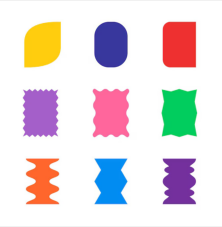
#> input picture CONTOURS/shapes.png, 222 x 227 px
$ jupyter execute contours.ipynb
#> lines starting #> are read from the running program, lines starting #| are printed output that depends on the picture; after the words box and inside, x2 and y2 are one past the last pixel; in counts of white or black regions, pixels touching at a corner belong together
[cell 1]
import cv2
import matplotlib.pyplot as plt
import numpy as np

[cell 2]
image = cv2.imread("./shapes.png")
#> image is the input picture: shape (227, 222, 3); mean B, G, R 222.3, 219.6, 228.9
image_rgb = cv2.cvtColor(image,cv2.COLOR_BGR2RGB)
image_grey = cv2.cvtColor(image,cv2.COLOR_BGR2GRAY)
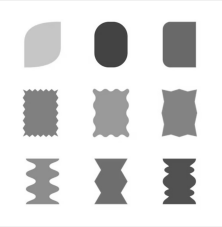
#> image_grey: shape (227, 222); min 62, max 255, mean 222.7

[cell 3]
plt.imshow(image_rgb)

[cell 4]
gray = cv2.Canny(image_grey,80,150)
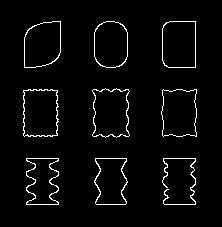
#> gray: shape (227, 222); 3.3% white in thin lines or dots, all inside (x1, y1, x2, y2) = (23, 21, 197, 205)

plt.imshow(gray,cmap="grey")

[cell 5]
contours, hierarcy = cv2.findContours(gray,cv2.RETR_LIST,cv2.CHAIN_APPROX_SIMPLE)
#> contours = 17 contours; largest, box (x1, y1, x2, y2) and area: (92, 88, 130, 138) 1545, (23, 89, 59, 137) 1540, (92, 88, 130, 138) 1506, (23, 89, 58, 137) 1490, (162, 21, 196, 68) 1486

contour_image = image.copy()
cv2.drawContours(contour_image,contours,-1,(0,255,0),2)
#> contour_image: shape (227, 222, 3); 10.32% of pixels changed, all inside (x1, y1, x2, y2) = (22, 20, 198, 206)

plt.figure(figsize=(10,5))

plt.subplot(1,3,1)
plt.imshow(image_rgb)
plt.title("Original Image")

plt.subplot(1,3,2)
plt.imshow(gray,cmap="grey")
plt.title("Mask")

plt.subplot(1,3,3)
plt.imshow(cv2.cvtColor(contour_image,cv2.COLOR_BGR2RGB))
plt.title("Contour Image")

plt.tight_layout()
plt.show()

[cell 6]
retval, binary = cv2.threshold(image_grey,200,255,cv2.THRESH_BINARY)
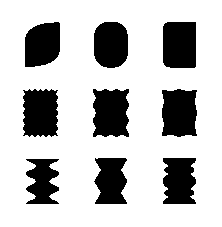
#> binary: shape (227, 222); 75.4% white; 9 black regions

contours, hierarcy = cv2.findContours(binary,cv2.RETR_LIST,cv2.CHAIN_APPROX_SIMPLE)
#> contours = 10 contours; largest, box (x1, y1, x2, y2) and area: (0, 0, 222, 227) 49946, (92, 88, 130, 138) 1616, (22, 88, 59, 138) 1602, (161, 88, 198, 138) 1581, (162, 21, 197, 69) 1569

contour_image = image.copy()
cv2.drawContours(contour_image,contours,-1,(0,255,0),2)
#> contour_image: shape (227, 222, 3); 13.8% of pixels changed, all inside (x1, y1, x2, y2) = (0, 0, 222, 227)

plt.figure(figsize=(10,5))

plt.subplot(1,3,1)
plt.imshow(image_rgb)
plt.title("Original Image")

plt.subplot(1,3,2)
plt.imshow(binary,cmap="grey")
plt.title("Mask")

plt.subplot(1,3,3)
plt.imshow(cv2.cvtColor(contour_image,cv2.COLOR_BGR2RGB))
plt.title("Contour Image")

plt.tight_layout()
plt.show()

[cell 7]
#working with colored image

lower_bound = np.array([120,100,0],dtype=np.uint8)
upper_bound = np.array([160,185,255],dtype=np.uint8)

image_hsv = cv2.cvtColor(image,cv2.COLOR_BGR2HSV)
#> image_hsv: shape (227, 222, 3); mean H, S, V 27.5, 48.1, 245.4
mask = cv2.inRange(image_hsv,lower_bound,upper_bound)
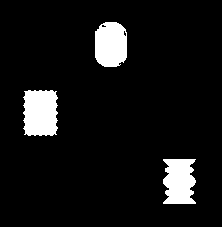
#> mask: shape (227, 222); 7.8% white; 3 white regions

contours, hierarcy = cv2.findContours(mask,cv2.RETR_LIST,cv2.CHAIN_APPROX_SIMPLE)
#> contours = 5 contours, 2 with area under 20; largest, box (x1, y1, x2, y2) and area: (23, 90, 58, 136) 1375, (95, 22, 127, 67) 1210, (163, 159, 196, 204) 1154

contour_image = image.copy()
cv2.drawContours(contour_image,contours,-1,(0,255,0),2)
#> contour_image: shape (227, 222, 3); 3.28% of pixels changed, all inside (x1, y1, x2, y2) = (22, 21, 197, 205)

plt.figure(figsize=(10,5))

plt.subplot(1,3,1)
plt.imshow(image_rgb)
plt.title("Original Image")

plt.subplot(1,3,2)
plt.imshow(mask,cmap="grey")
plt.title("Mask")

plt.subplot(1,3,3)
plt.imshow(cv2.cvtColor(contour_image,cv2.COLOR_BGR2RGB))
plt.title("Contour Image")

plt.tight_layout()
plt.show()
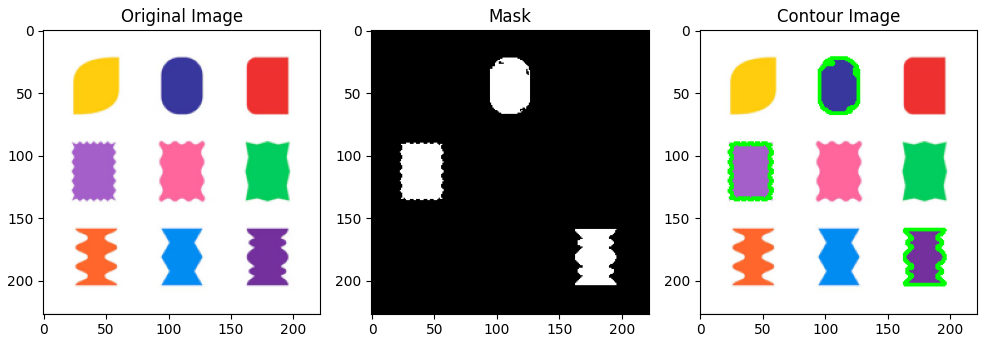
#> figure drawn by matplotlib, 3 panels

[cell 8]
# Working with grey scale

lower_bound = np.array([200],dtype=np.uint8)
upper_bound = np.array([255],dtype=np.uint8)

image_hsv = cv2.cvtColor(image,cv2.COLOR_BGR2HSV)
mask = cv2.inRange(image_grey,lower_bound,upper_bound)
#> mask: shape (227, 222); 75.5% white; 9 black regions

contours, hierarcy = cv2.findContours(mask,cv2.RETR_LIST,cv2.CHAIN_APPROX_SIMPLE)
#> contours = 10 contours; largest, box (x1, y1, x2, y2) and area: (0, 0, 222, 227) 49946, (92, 88, 130, 138) 1615, (22, 88, 59, 138) 1601, (161, 88, 198, 138) 1580, (162, 21, 197, 69) 1569

contour_image = image.copy()
cv2.drawContours(contour_image,contours,-1,(0,255,0),2)
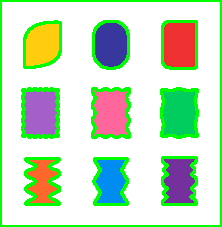
#> contour_image: shape (227, 222, 3); 13.79% of pixels changed, all inside (x1, y1, x2, y2) = (0, 0, 222, 227)

plt.figure(figsize=(10,5))

plt.subplot(1,3,1)
plt.imshow(image_grey,cmap='grey')
plt.title("Original Image")

plt.subplot(1,3,2)
plt.imshow(mask,cmap="grey")
plt.title("Mask")

plt.subplot(1,3,3)
plt.imshow(cv2.cvtColor(contour_image,cv2.COLOR_BGR2RGB))
plt.title("Contour Image")

plt.tight_layout()
plt.show()
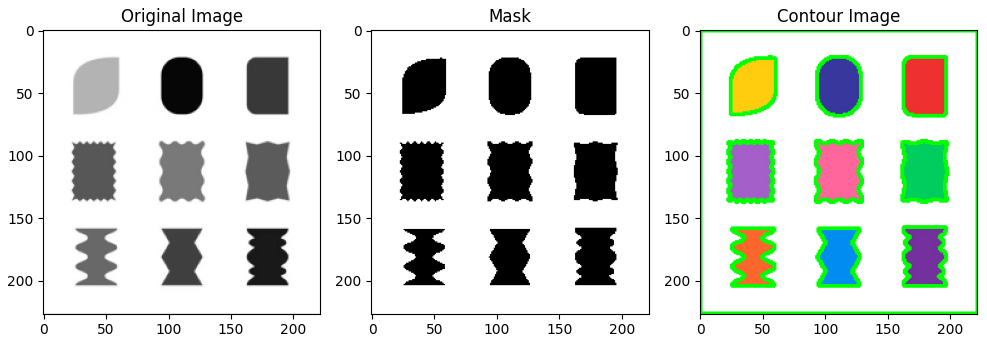
#> figure drawn by matplotlib, 3 panels

[cell 9]
# Removing box contour

lower_bound = np.array([200],dtype=np.uint8)
upper_bound = np.array([255],dtype=np.uint8)

image_hsv = cv2.cvtColor(image,cv2.COLOR_BGR2HSV)
mask = cv2.inRange(image_grey,lower_bound,upper_bound)

contours, hierarcy = cv2.findContours(mask,cv2.RETR_LIST,cv2.CHAIN_APPROX_SIMPLE)
sorted_contours = sorted(contours,key=cv2.contourArea,reverse=True)
#> sorted_contours has the same summary as contours

print(len(sorted_contours))
#| 10
contours = sorted_contours[1:10]
#> contours = 9 contours; largest, box (x1, y1, x2, y2) and area: (92, 88, 130, 138) 1615, (22, 88, 59, 138) 1601, (161, 88, 198, 138) 1580, (162, 21, 197, 69) 1569, (93, 21, 129, 69) 1431

[cell 10]
contour_image = image.copy()
cv2.drawContours(contour_image,contours,-1,(0,255,0),2)
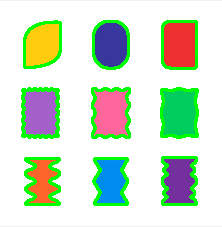
#> contour_image: shape (227, 222, 3); 10.25% of pixels changed, all inside (x1, y1, x2, y2) = (21, 20, 199, 206)

plt.figure(figsize=(10,5))

plt.subplot(1,3,1)
plt.imshow(image_grey,cmap='grey')
plt.title("Original Image")

plt.subplot(1,3,2)
plt.imshow(mask,cmap="grey")
plt.title("Mask")

plt.subplot(1,3,3)
plt.imshow(cv2.cvtColor(contour_image,cv2.COLOR_BGR2RGB))
plt.title("Contour Image")

plt.tight_layout()
plt.show()

[cell 11]
# Making bounding box

lower_bound = np.array([200],dtype=np.uint8)
upper_bound = np.array([255],dtype=np.uint8)

image_hsv = cv2.cvtColor(image,cv2.COLOR_BGR2HSV)
mask = cv2.inRange(image_grey,lower_bound,upper_bound)

contours, hierarcy = cv2.findContours(mask,cv2.RETR_LIST,cv2.CHAIN_APPROX_SIMPLE)
#> contours = 10 contours; largest, box (x1, y1, x2, y2) and area: (0, 0, 222, 227) 49946, (92, 88, 130, 138) 1615, (22, 88, 59, 138) 1601, (161, 88, 198, 138) 1580, (162, 21, 197, 69) 1569
sorted_contours = sorted(contours,key=cv2.contourArea,reverse=True)

print(len(sorted_contours))
#| 10
contours = sorted_contours[1:10]
#> contours = 9 contours; largest, box (x1, y1, x2, y2) and area: (92, 88, 130, 138) 1615, (22, 88, 59, 138) 1601, (161, 88, 198, 138) 1580, (162, 21, 197, 69) 1569, (93, 21, 129, 69) 1431

[cell 12]
contour_image = image.copy()

for contour in contours:
  x,y,w,h = cv2.boundingRect(contour)
  cv2.rectangle(contour_image,(x,y),(x+w,y+h),(0,0,255),2)
#> this loop made 9 passes
#> (x, y, w, h) on passes 1 to 9: (92, 88, 38, 50), (22, 88, 37, 50), (161, 88, 37, 50), (162, 21, 35, 48), (93, 21, 36, 48), (162, 157, 35, 48), (24, 21, 37, 47), (93, 158, 35, 47), (25, 158, 35, 47)
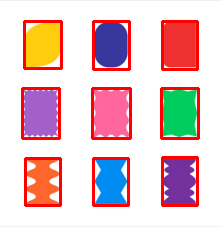
#> contour_image: shape (227, 222, 3); 8.98% of pixels changed, all inside (x1, y1, x2, y2) = (21, 20, 200, 207)


# cv2.drawContours(contour_image,contours,-1,(0,255,0),2)

plt.figure(figsize=(10,5))

plt.subplot(1,3,1)
plt.imshow(image_grey,cmap='grey')
plt.title("Original Image")

plt.subplot(1,3,2)
plt.imshow(mask,cmap="grey")
plt.title("Mask")

plt.subplot(1,3,3)
plt.imshow(cv2.cvtColor(contour_image,cv2.COLOR_BGR2RGB))
plt.title("Contour Image")

plt.tight_layout()
plt.show()
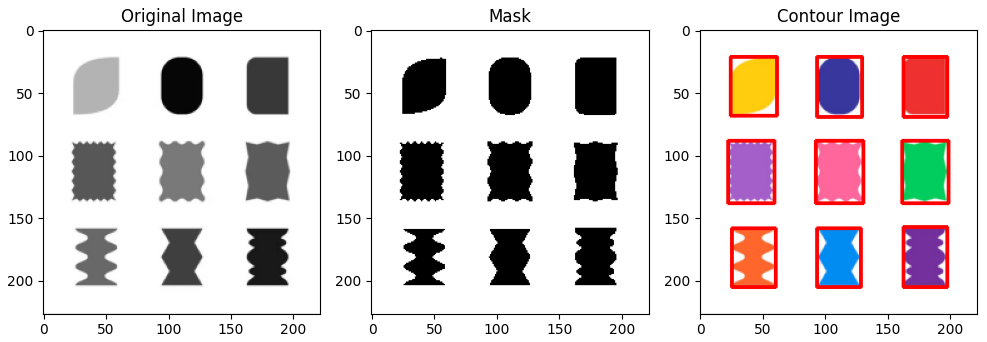
#> figure drawn by matplotlib, 3 panels
